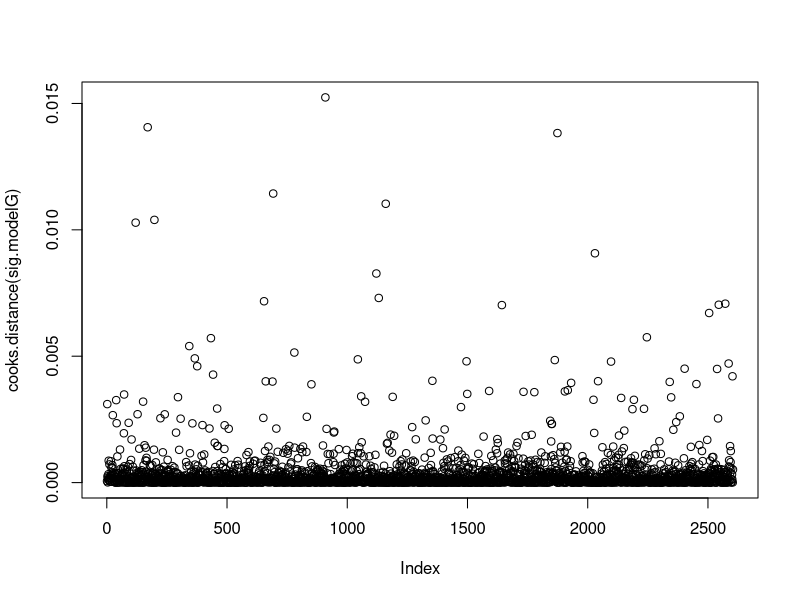

This figure's R source:
#Load readxl
library("readxl")

#Import the claims.xlsx file
claims <- read_xlsx("train/claims_truncated.xlsx")

#Perform GLM Calcs Using Gamma Regression
summary(modelG <- glm(claim_sev ~ age + marital + sex + ed + daily_mileage + use + car_value + policy_length + car_age + loc , family = Gamma(link = "log"), data = claims))

#View a model based only on significant values
summary(sig.modelG <- glm(claim_sev ~  daily_mileage, family = Gamma(link = "log"), data = claims))

#Plot Cook's Distance for the final model
plot(cooks.distance(sig.modelG))